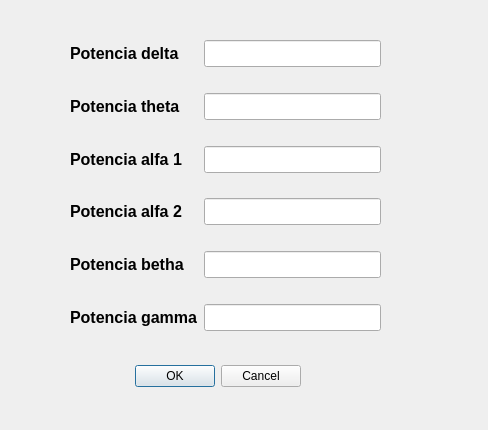
<?xml version="1.0" encoding="UTF-8"?>
<ui version="4.0">
 <class>Dialog</class>
 <widget class="QDialog" name="Dialog">
  <property name="geometry">
   <rect>
    <x>0</x>
    <y>0</y>
    <width>488</width>
    <height>430</height>
   </rect>
  </property>
  <property name="windowTitle">
   <string>Dialog</string>
  </property>
  <widget class="QDialogButtonBox" name="buttonBox">
   <property name="geometry">
    <rect>
     <x>90</x>
     <y>360</y>
     <width>211</width>
     <height>32</height>
    </rect>
   </property>
   <property name="orientation">
    <enum>Qt::Horizontal</enum>
   </property>
   <property name="standardButtons">
    <set>QDialogButtonBox::Cancel|QDialogButtonBox::Ok</set>
   </property>
  </widget>
  <widget class="QWidget" name="formLayoutWidget">
   <property name="geometry">
    <rect>
     <x>70</x>
     <y>40</y>
     <width>311</width>
     <height>291</height>
    </rect>
   </property>
   <layout class="QFormLayout" name="formLayout">
    <item row="0" column="1">
     <widget class="QLineEdit" name="campo_delta">
      <property name="font">
       <font>
        <pointsize>12</pointsize>
       </font>
      </property>
     </widget>
    </item>
    <item row="1" column="1">
     <spacer name="verticalSpacer">
      <property name="orientation">
       <enum>Qt::Vertical</enum>
      </property>
      <property name="sizeHint" stdset="0">
       <size>
        <width>20</width>
        <height>40</height>
       </size>
      </property>
     </spacer>
    </item>
    <item row="2" column="0">
     <widget class="QLabel" name="label_2">
      <property name="font">
       <font>
        <pointsize>12</pointsize>
        <weight>75</weight>
        <bold>true</bold>
       </font>
      </property>
      <property name="text">
       <string>Potencia theta</string>
      </property>
     </widget>
    </item>
    <item row="2" column="1">
     <widget class="QLineEdit" name="campo_theta">
      <property name="font">
       <font>
        <pointsize>12</pointsize>
       </font>
      </property>
     </widget>
    </item>
    <item row="3" column="1">
     <spacer name="verticalSpacer_2">
      <property name="orientation">
       <enum>Qt::Vertical</enum>
      </property>
      <property name="sizeHint" stdset="0">
       <size>
        <width>20</width>
        <height>40</height>
       </size>
      </property>
     </spacer>
    </item>
    <item row="4" column="0">
     <widget class="QLabel" name="label_3">
      <property name="font">
       <font>
        <pointsize>12</pointsize>
        <weight>75</weight>
        <bold>true</bold>
       </font>
      </property>
      <property name="text">
       <string>Potencia alfa 1</string>
      </property>
     </widget>
    </item>
    <item row="4" column="1">
     <widget class="QLineEdit" name="campo_alfa1">
      <property name="font">
       <font>
        <pointsize>12</pointsize>
       </font>
      </property>
     </widget>
    </item>
    <item row="5" column="1">
     <spacer name="verticalSpacer_3">
      <property name="orientation">
       <enum>Qt::Vertical</enum>
      </property>
      <property name="sizeHint" stdset="0">
       <size>
        <width>20</width>
        <height>40</height>
       </size>
      </property>
     </spacer>
    </item>
    <item row="6" column="0">
     <widget class="QLabel" name="label_4">
      <property name="font">
       <font>
        <pointsize>12</pointsize>
        <weight>75</weight>
        <bold>true</bold>
       </font>
      </property>
      <property name="text">
       <string>Potencia alfa 2</string>
      </property>
     </widget>
    </item>
    <item row="6" column="1">
     <widget class="QLineEdit" name="campo_alfa2">
      <property name="font">
       <font>
        <pointsize>12</pointsize>
       </font>
      </property>
     </widget>
    </item>
    <item row="0" column="0">
     <widget class="QLabel" name="label">
      <property name="font">
       <font>
        <pointsize>12</pointsize>
        <weight>75</weight>
        <bold>true</bold>
       </font>
      </property>
      <property name="text">
       <string>Potencia delta</string>
      </property>
     </widget>
    </item>
    <item row="8" column="0">
     <widget class="QLabel" name="label_5">
      <property name="font">
       <font>
        <pointsize>12</pointsize>
        <weight>75</weight>
        <bold>true</bold>
       </font>
      </property>
      <property name="text">
       <string>Potencia betha</string>
      </property>
     </widget>
    </item>
    <item row="10" column="0">
     <widget class="QLabel" name="label_6">
      <property name="font">
       <font>
        <pointsize>12</pointsize>
        <weight>75</weight>
        <bold>true</bold>
       </font>
      </property>
      <property name="text">
       <string>Potencia gamma</string>
      </property>
     </widget>
    </item>
    <item row="8" column="1">
     <widget class="QLineEdit" name="campo_betha">
      <property name="font">
       <font>
        <pointsize>12</pointsize>
       </font>
      </property>
     </widget>
    </item>
    <item row="10" column="1">
     <widget class="QLineEdit" name="campo_gamma">
      <property name="font">
       <font>
        <pointsize>12</pointsize>
       </font>
      </property>
     </widget>
    </item>
    <item row="7" column="1">
     <spacer name="verticalSpacer_4">
      <property name="orientation">
       <enum>Qt::Vertical</enum>
      </property>
      <property name="sizeHint" stdset="0">
       <size>
        <width>20</width>
        <height>40</height>
       </size>
      </property>
     </spacer>
    </item>
    <item row="9" column="1">
     <spacer name="verticalSpacer_5">
      <property name="orientation">
       <enum>Qt::Vertical</enum>
      </property>
      <property name="sizeHint" stdset="0">
       <size>
        <width>20</width>
        <height>40</height>
       </size>
      </property>
     </spacer>
    </item>
   </layout>
  </widget>
 </widget>
 <resources/>
 <connections>
  <connection>
   <sender>buttonBox</sender>
   <signal>accepted()</signal>
   <receiver>Dialog</receiver>
   <slot>accept()</slot>
   <hints>
    <hint type="sourcelabel">
     <x>248</x>
     <y>254</y>
    </hint>
    <hint type="destinationlabel">
     <x>157</x>
     <y>274</y>
    </hint>
   </hints>
  </connection>
  <connection>
   <sender>buttonBox</sender>
   <signal>rejected()</signal>
   <receiver>Dialog</receiver>
   <slot>reject()</slot>
   <hints>
    <hint type="sourcelabel">
     <x>316</x>
     <y>260</y>
    </hint>
    <hint type="destinationlabel">
     <x>286</x>
     <y>274</y>
    </hint>
   </hints>
  </connection>
 </connections>
</ui>
